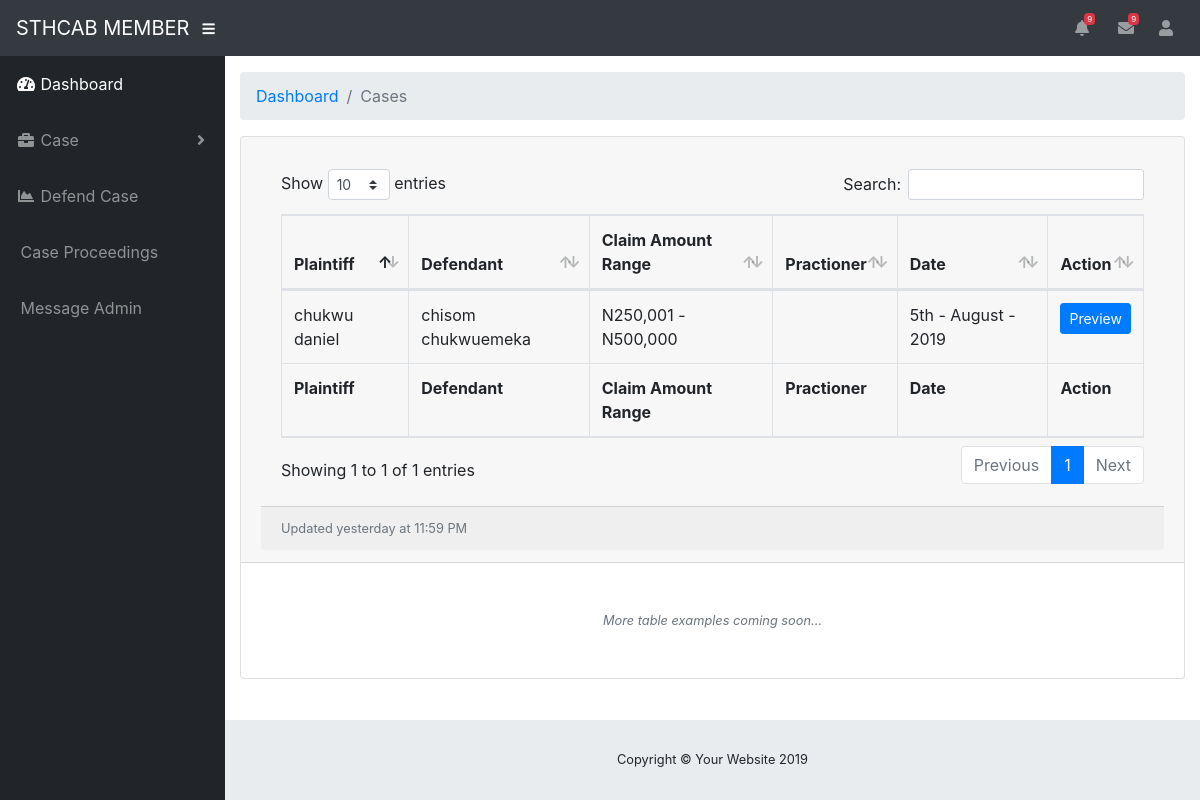
/member/list_of_filed_case.php, run on the app's committed database.
### tables this page shows
CREATE TABLE `file_case` (
  `file_case_id` varchar(25) NOT NULL,
  `name_of_division` varchar(100) NOT NULL,
  `name_of_plaintiff` varchar(200) NOT NULL,
  `add_of_plaintiff` text NOT NULL,
  `name_of_defendants` varchar(100) NOT NULL,
  `add_of_defendants` text NOT NULL,
  `cat_of_defendants` varchar(18) NOT NULL,
  `claims_document` varchar(500) NOT NULL,
  `claims_amount` varchar(30) NOT NULL,
  `defendant_claim` varchar(500) NOT NULL,
  `name_of_practitioner` varchar(100) NOT NULL,
  `member_id` varchar(20) NOT NULL,
  `date_of_file_case` timestamp NOT NULL DEFAULT CURRENT_TIMESTAMP ON UPDATE CURRENT_TIMESTAMP
);

### contoller/select.php (called while the page is built, shortened)
<?php
include_once 'db.php';
class select extends dbconnect
{
	public function List_Cases_For_Admin()
	{
		$status = "completed";
	$query = "SELECT file_case.file_case_id,file_case.name_of_division, file_case.name_of_plaintiff, file_case.add_of_plaintiff, file_case.name_of_defendants, file_case.claims_amount, file_case.add_of_defendants, file_case.defendant_claim, file_case.claims_amount,file_case.name_of_practitioner, file_case.member_id, file_case.date_of_file_case FROM file_case INNER JOIN defendants ON file_case.file_case_id = defendants.case_defending_id WHERE defendants.case_defending_status = '$status'";
            $sql = $this->conn->prepare($query);
            $sql->execute();
            $res = $sql->fetchAll(PDO::FETCH_ASSOC);
            return $res;
	}
}
?>

### contoller/db.php (called while the page is built, shortened)
<?php
	class dbconnect
	{
		function __construct()
		{
					$this->conn = new PDO("mysql:host=localhost;dbname=sthcab",'root','');
		}
	}
?>

### member/list_of_filed_case.php (the view, shortened to what this page needs)
<?php
include_once '../contoller/select.php';
    $select = new select();
    $List_Cases_For_Admin = $select->List_Cases_For_Admin();
?>
<!DOCTYPE html>
<html lang="en">
<head>
  <link href="vendor/fontawesome-free/css/all.min.css" rel="stylesheet" type="text/css">
  <link href="vendor/datatables/dataTables.bootstrap4.css" rel="stylesheet">
  <link href="css/sb-admin.css" rel="stylesheet">
</head>
<body id="page-top">
  <?php
        include_once 'include/navbar.php';
  ?>
  <div id="wrapper">
    <?php
        include_once 'include/sidebar.php';
    ?>
    <div id="content-wrapper">
      <div class="container-fluid">
        <ol class="breadcrumb">
          <li class="breadcrumb-item">
            <a href="#">Dashboard</a>
          </li>
          <li class="breadcrumb-item active">Cases</li>
        </ol>
        <div class="card mb-3">
          <div class="card-header">
          <div class="card-body">
            <div class="table-responsive">
              <table class="table table-bordered" id="dataTable" width="100%" cellspacing="0">
                <thead>
                  <tr>
                    <th>Plaintiff</th>
                    <th>Defendant</th>
                    <th>Claim Amount Range</th>
                    <th>Practioner</th>
                    <th>Date</th>
                    <th>Action</th>
                  </tr>
                </thead>
                <tfoot>
                  <tr>
                    <th>Plaintiff</th>
                    <th>Defendant</th>
                    <th>Claim Amount Range</th>
                    <th>Practioner</th>
                    <th>Date</th>
                    <th>Action</th>
                  </tr>
                </tfoot>
                <tbody>
                <?php
                      foreach ($List_Cases_For_Admin as $value):
                ?>
                  <tr>
                    <td><?=$value['name_of_plaintiff']?></td>
                    <td><?=$value['name_of_defendants']?></td>
                    <td><?=$value['claims_amount']?></td>
                    <td><?=$value['name_of_practitioner']?></td>
                    <td><?=date("jS".' - '."F".' - '."Y",strtotime($value['date_of_file_case']))?></td>
                    <td>
                      <form method="POST" action="preview_of_case.php?upload=<?=$value['file_case_id']?>">
                      <input type="submit" class="btn btn-primary btn-sm" value="Preview" style="color: white;"></td>
                  </tr>
                 <?php
                      endforeach;
                 ?>
                </tbody>
              </table>
            </div>
          </div>
          <div class="card-footer small text-muted">Updated yesterday at 11:59 PM</div>
        </div>
        <p class="small text-center text-muted my-5">
          <em>More table examples coming soon...</em>
        </p>
      </div>
      <footer class="sticky-footer">
        <div class="container my-auto">
          <div class="copyright text-center my-auto">
            <span>Copyright © Your Website 2019</span>
          </div>
        </div>
      </footer>
    </div>
  </div>
</body>
</html>

### data on the page
file_case: name_of_plaintiff "chukwu daniel", name_of_defendants "chisom chukwuemeka", claims_amount "N250,001 - N500,000", date_of_file_case "5th - August - 2019"
